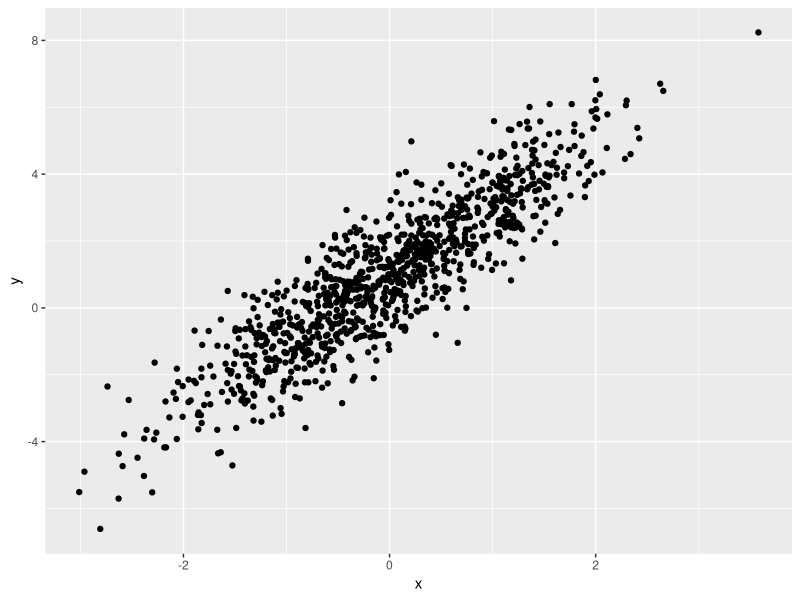

R code for this plot:
## ---- chunk 1
library(tidyverse)
## ---- chunk 2
samp = rnorm(100)
length(samp)
## ---- chunk 3
plot_df =
  tibble(
    x = rnorm(n=1000),
    y = 1 + 2 * x + rnorm(n = 1000)
  )

ggplot(plot_df, aes(x = x, y = y)) + geom_point()
